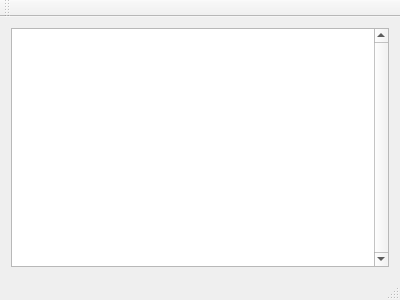
<?xml version="1.0" encoding="UTF-8"?>
<ui version="4.0">
 <class>MainWindow</class>
 <widget class="QMainWindow" name="MainWindow">
  <property name="geometry">
   <rect>
    <x>0</x>
    <y>0</y>
    <width>400</width>
    <height>300</height>
   </rect>
  </property>
  <property name="sizePolicy">
   <sizepolicy hsizetype="Expanding" vsizetype="Expanding">
    <horstretch>0</horstretch>
    <verstretch>0</verstretch>
   </sizepolicy>
  </property>
  <property name="windowTitle">
   <string>MainWindow</string>
  </property>
  <widget class="QWidget" name="centralWidget">
   <layout class="QGridLayout" name="gridLayout">
    <item row="0" column="0">
     <widget class="QGraphicsView" name="graphicsView">
      <property name="verticalScrollBarPolicy">
       <enum>Qt::ScrollBarAlwaysOn</enum>
      </property>
     </widget>
    </item>
   </layout>
  </widget>
  <widget class="QMenuBar" name="menuBar">
   <property name="geometry">
    <rect>
     <x>0</x>
     <y>0</y>
     <width>400</width>
     <height>17</height>
    </rect>
   </property>
  </widget>
  <widget class="QToolBar" name="mainToolBar">
   <attribute name="toolBarArea">
    <enum>TopToolBarArea</enum>
   </attribute>
   <attribute name="toolBarBreak">
    <bool>false</bool>
   </attribute>
  </widget>
  <widget class="QStatusBar" name="statusBar"/>
 </widget>
 <layoutdefault spacing="6" margin="11"/>
 <resources/>
 <connections/>
</ui>
